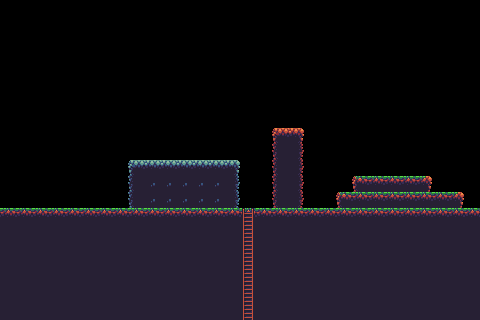

Rendered tile map (Tiled .tmx) drawn with the repository's tilesets; below, a short description and the full map source, tile grids included:
An orthogonal 30x20 tile map with 16x16 px tiles, 2 tile layers (Tile Layer 1, Tile Layer 2).

<map version="1.4" tiledversion="1.4.3" orientation="orthogonal" renderorder="right-down" width="30" height="20" tilewidth="16" tileheight="16" infinite="0" nextlayerid="3" nextobjectid="1">
 <tileset firstgid="1" source="sheet.tsx" />
 <layer id="1" name="Tile Layer 1" width="30" height="20">
  <data encoding="csv">
0,0,0,0,0,0,0,0,0,0,0,0,0,0,0,0,0,0,0,0,0,0,0,0,0,0,0,0,0,0,
0,0,0,0,0,0,0,0,0,0,0,0,0,0,0,0,0,0,0,0,0,0,0,0,0,0,0,0,0,0,
0,0,0,0,0,0,0,0,0,0,0,0,0,0,0,0,0,0,0,0,0,0,0,0,0,0,0,0,0,0,
0,0,0,0,0,0,0,0,0,0,0,0,0,0,0,0,0,0,0,0,0,0,0,0,0,0,0,0,0,0,
0,0,0,0,0,0,0,0,0,0,0,0,0,0,0,0,0,0,0,0,0,0,0,0,0,0,0,0,0,0,
0,0,0,0,0,0,0,0,0,0,0,0,0,0,0,0,0,0,0,0,0,0,0,0,0,0,0,0,0,0,
0,0,0,0,0,0,0,0,0,0,0,0,0,0,0,0,0,0,0,0,0,0,0,0,0,0,0,0,0,0,
0,0,0,0,0,0,0,0,0,0,0,0,0,0,0,0,0,0,0,0,0,0,0,0,0,0,0,0,0,0,
0,0,0,0,0,0,0,0,0,0,0,0,0,0,0,0,0,11,13,0,0,0,0,0,0,0,0,0,0,0,
0,0,0,0,0,0,0,0,0,0,0,0,0,0,0,0,0,28,30,0,0,0,0,0,0,0,0,0,0,0,
0,0,0,0,0,0,0,0,45,46,46,46,46,46,47,0,0,28,30,0,0,0,0,0,0,0,0,0,0,0,
0,0,0,0,0,0,0,0,62,59,59,59,59,59,64,0,0,28,30,0,0,0,26,9,9,9,27,0,0,0,
0,0,0,0,0,0,0,0,62,59,59,59,59,59,64,0,0,28,30,0,0,26,9,9,9,9,9,9,27,0,
9,9,9,9,9,9,9,9,9,9,9,9,9,9,9,9,9,9,9,9,9,9,9,9,9,9,9,9,9,9,
29,29,29,29,29,29,29,29,29,29,29,29,29,29,29,29,29,29,29,29,29,29,29,29,29,29,29,29,29,29,
29,29,29,29,29,29,29,29,29,29,29,29,29,29,29,29,29,29,29,29,29,29,29,29,29,29,29,29,29,29,
29,29,29,29,29,29,29,29,29,29,29,29,29,29,29,29,29,29,29,29,29,29,29,29,29,29,29,29,29,29,
29,29,29,29,29,29,29,29,29,29,29,29,29,29,29,29,29,29,29,29,29,29,29,29,29,29,29,29,29,29,
29,29,29,29,29,29,29,29,29,29,29,29,29,29,29,29,29,29,29,29,29,29,29,29,29,29,29,29,29,29,
29,29,29,29,29,29,29,29,29,29,29,29,29,29,29,29,29,29,29,29,29,29,29,29,29,29,29,29,29,29
</data>
 </layer>
 <layer id="2" name="Tile Layer 2" width="30" height="20">
  <data encoding="csv">
0,0,0,0,0,0,0,0,0,0,0,0,0,0,0,0,0,0,0,0,0,0,0,0,0,0,0,0,0,0,
0,0,0,0,0,0,0,0,0,0,0,0,0,0,0,0,0,0,0,0,0,0,0,0,0,0,0,0,0,0,
0,0,0,0,0,0,0,0,0,0,0,0,0,0,0,0,0,0,0,0,0,0,0,0,0,0,0,0,0,0,
0,0,0,0,0,0,0,0,0,0,0,0,0,0,0,0,0,0,0,0,0,0,0,0,0,0,0,0,0,0,
0,0,0,0,0,0,0,0,0,0,0,0,0,0,0,0,0,0,0,0,0,0,0,0,0,0,0,0,0,0,
0,0,0,0,0,0,0,0,0,0,0,0,0,0,0,0,0,0,0,0,0,0,0,0,0,0,0,0,0,0,
0,0,0,0,0,0,0,0,0,0,0,0,0,0,0,0,0,0,0,0,0,0,0,0,0,0,0,0,0,0,
0,0,0,0,0,0,0,0,0,0,0,0,0,0,0,0,0,0,0,0,0,0,0,0,0,0,0,0,0,0,
0,0,0,0,0,0,0,0,0,0,0,0,0,0,0,0,0,0,0,0,0,0,0,0,0,0,0,0,0,0,
0,0,0,0,0,0,0,0,0,0,0,0,0,0,0,0,0,0,0,0,0,0,0,0,0,0,0,0,0,0,
0,0,0,0,0,0,0,0,0,0,0,0,0,0,0,0,0,0,0,0,0,0,0,0,0,0,0,0,0,0,
0,0,0,0,0,0,0,0,0,0,0,0,0,0,0,0,0,0,0,0,0,0,0,0,0,0,0,0,0,0,
0,0,0,0,0,0,0,0,0,0,0,0,0,0,0,0,0,0,0,0,0,0,0,0,0,0,0,0,0,0,
0,0,0,0,0,0,0,0,0,0,0,0,0,0,0,76,0,0,0,0,0,0,0,0,0,0,0,0,0,0,
0,0,0,0,0,0,0,0,0,0,0,0,0,0,0,93,0,0,0,0,0,0,0,0,0,0,0,0,0,0,
0,0,0,0,0,0,0,0,0,0,0,0,0,0,0,93,0,0,0,0,0,0,0,0,0,0,0,0,0,0,
0,0,0,0,0,0,0,0,0,0,0,0,0,0,0,93,0,0,0,0,0,0,0,0,0,0,0,0,0,0,
0,0,0,0,0,0,0,0,0,0,0,0,0,0,0,93,0,0,0,0,0,0,0,0,0,0,0,0,0,0,
0,0,0,0,0,0,0,0,0,0,0,0,0,0,0,93,0,0,0,0,0,0,0,0,0,0,0,0,0,0,
0,0,0,0,0,0,0,0,0,0,0,0,0,0,0,93,0,0,0,0,0,0,0,0,0,0,0,0,0,0
</data>
 </layer>
</map>
